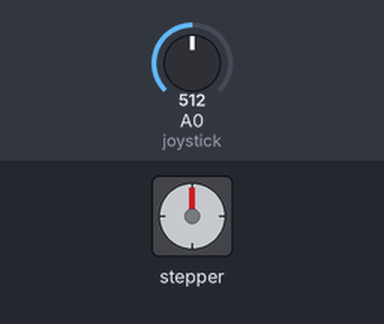
Recording of a sketch running on a simulated Arduino Uno, built with avr-gcc and run on an emulated ATmega328P. Shown: stepper motor. The inputs (shaded band) are chosen by the test bench; at power-on: A0 (joystick) = 512. Stepper angles assume 2048 steps per turn.

Above: at 1.2 s.
1.3 s: A0 (joystick) set to 490
At 1.8 s:
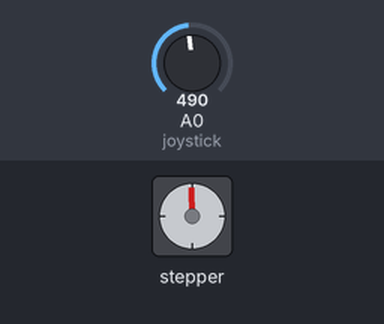
4.3 s: A0 (joystick) set to 306
7.3 s: A0 (joystick) set to 122
At 7.74 s:
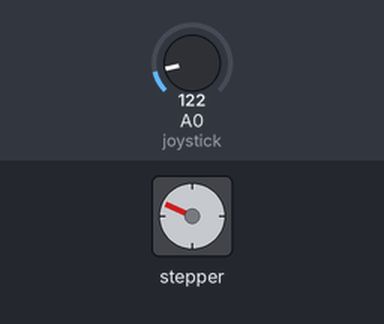
10.3 s: A0 (joystick) set to 0
At 10.47 s:
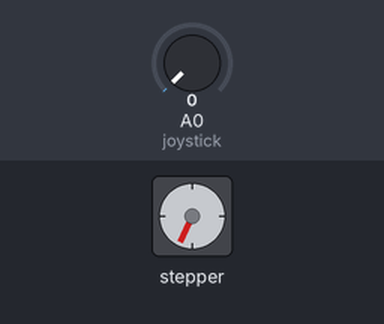
Timing chart, 0 to 17.3 s (numbered marks = the images above; inputs shaded):
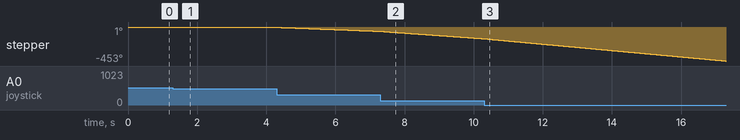

The sketch:

Stepper_motor_with_joystick.ino
```cpp
/* Program to control the movement of a stepper motor through the use of a joystick.
The purpose of this program is to connect a stepper motor to the y axis of a joystick, therefore causing the
stepper motor to turn clockwise and counterclockwise depending on the joystick's position along this axis
 */
#include <Stepper.h>  // Add Stepper to library code
#define STEPS 32  // Define how many steps per revolution of the motor
#define IN1  11 // Define digital pin 11 as the pin associated with IN1 on the Stepper Motor Driver Module
#define IN2  10 // Define digital pin 10 as the pin associated with IN2 on the Stepper Motor Driver Module
#define IN3   9 // Define digital pin 9 as the pin associated with IN3 on the Stepper Motor Driver Module
#define IN4   8 // Define digital pin 8 as the pin associated with IN4 on the Stepper Motor Driver Module

Stepper stepper(STEPS, IN4, IN2, IN3, IN1); // Initialize the stepper library

#define joystick A0  // joystick pot output is connected to Arduino A0

void setup(){
  // put your setup code here, to run once:
}

void loop() {
  // put your main code here, to run repeatedly:

int val = analogRead(joystick); // Read value from joystick as an Analog value

  if((val > 500) && (val < 523))  // Stop the motor if the joystick value is between 500 and 523
  {
    digitalWrite(IN1, LOW);
    digitalWrite(IN2, LOW);
    digitalWrite(IN3, LOW);
    digitalWrite(IN4, LOW);
  }

  else {
    while (val >= 523)  // When joystick value from 0-1023 is less than or equal to 523
    {
      int speed_ = map(val, 523, 1023, 5, 500); // Map the speed between 5 and 500
      stepper.setSpeed(speed_); // Set speed of the motor
      stepper.step(1);  // Move the motor by 1 step (1/32 of a revolution) in the clockwise direction
      val = analogRead(joystick); // Read the new value from the joystick after newest movement
    }
    while (val <= 500)  // move the motor in the other direction
    {
      int speed_ = map(val, 500, 0, 5, 500);  // Map the speed between 5 and 500
      stepper.setSpeed(speed_); // Set speed of the motor
      stepper.step(-1); // Move the motor by 1 step (1/32 of a revolution) in the counterclockwise direction
      val = analogRead(joystick); // Read the new value from the joystick after newest movement
    }
  }
}
```
